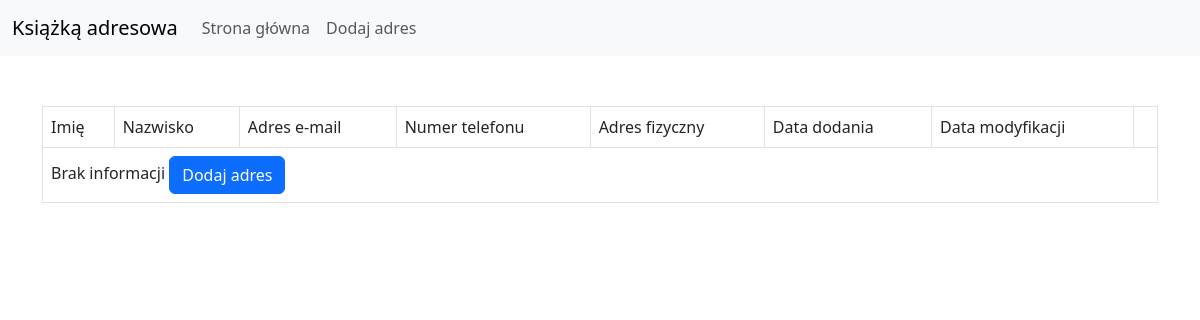
The app's page /, older data.
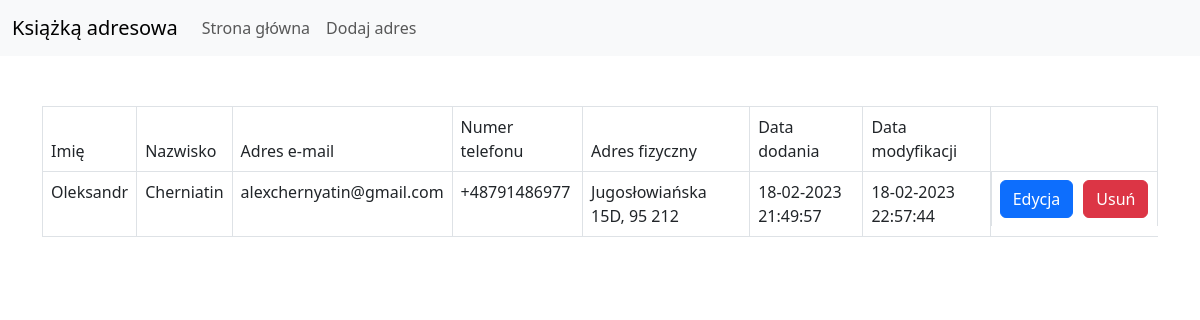
The same page, newer data.
### tables this page shows
CREATE TABLE book_records (
            id INTEGER PRIMARY KEY AUTOINCREMENT,
            first_name VARCHAR(255) NOT NULL,
            last_name VARCHAR(255) NOT NULL,
            address VARCHAR(255) NOT NULL,
            email VARCHAR(255) NOT NULL UNIQUE,
            phone VARCHAR(50) NOT NULL UNIQUE,
            created_at TIMESTAMP DEFAULT CURRENT_TIMESTAMP NOT NULL,
            updated_at TIMESTAMP NULL
        );

### src/Controllers/Controller_Main.php (called while the page is built, shortened)
<?php
class Controller_Main extends Controller
{
    public function index(): void
    {
        View::render(
            'main/index',
            [
                'bookRecordsList' => (new BookRecordsBuilder())->buildList(
                    (new BookRecords())->all()
                )
            ]
        );
    }
}

### src/Core/Router.php (called while the page is built, shortened)
<?php
class Router
{
    public static function boot(): void
    {
        $actionName = 'index';
        $actionName = $actionName;
        $controller = new $controllerName;
        $action = $actionName;
        $controller->$action();
    }
}

### public/index.php (called while the page is built, shortened)
<?php
Router::boot();

### src/Core/View.php (called while the page is built, shortened)
<?php
final class View
{
    public static function render(string $viewPath, array $data = [], string $layout = 'layout'): void
    {
        require_once __DIR__ . '/../Views/' . $layout . '.php';
    }
}

### src/Dto/BookRecord.php (called while the page is built, shortened)
<?php
final class BookRecord
{
    public function __construct(?int $id, string $firstName, string $lastName, string $phone, string $email, string $address, string $createdAt, ?string $updatedAt)
    {
        $this->id = $id;
        $this->firstName = $firstName;
        $this->lastName = $lastName;
        $this->phone = $phone;
        $this->email = $email;
        $this->address = $address;
        $this->createdAt = $createdAt;
        $this->updatedAt = $updatedAt;
    }
}

### src/Core/Database.php (called while the page is built, shortened)
<?php
class Database
{
    private $handler;
    private $statement;
    private static $instances = [];
    protected function __construct()
    {
        try {
            $this->handler = new \PDO("sqlite:" . PATH_TO_SQLITE_FILE);
        } catch (\PDOException $e) {
            $this->error = $e->getMessage();
            if (APP_DEBUG) {
                echo $this->error;
            }
        }
    }
    public static function getInstance(): Database
    {
        $cls = static::class;
        if (!isset(self::$instances[$cls])) {
            self::$instances[$cls] = new static();
        }
        return self::$instances[$cls];
    }
    public function query($query)
    {
        $this->statement = $this->handler->prepare($query);
    }
    public function execute()
    {
        try {
            return $this->statement->execute();
        } catch (\PDOException $e) {
            $this->error = $e->getMessage();
            if (APP_DEBUG) {
                echo $this->error;
            }
        }
    }
    public function resultset()
    {
        $this->execute();
        return $this->statement->fetchAll(\PDO::FETCH_ASSOC);
    }
}

### src/Models/BookRecords.php (called while the page is built, shortened)
<?php
class BookRecords extends Model
{
    public function all(): array
    {
        $query = "SELECT id,first_name,last_name,address,phone,email,created_at,updated_at
        FROM book_records
        ORDER BY first_name, last_name
        LIMIT 500";
        $this->db->query($query);
        $result = $this->db->resultset();
        return ($result) ? array_map(fn ($row) => BookRecord::fromArray($row), $result) : [];
    }
}

### src/Core/Model.php (called while the page is built, shortened)
<?php
abstract class Model
{
    public function __construct()
    {
        $this->db = Database::getInstance();
    }
}

### src/Core/Utils.php (called while the page is built, shortened)
<?php
class Utils
{
    public static function dateFromTimestamp(string $timestamp, string $dateFormat = 'd-m-Y H:i:s'): string
    {
        return (new DateTime())->setTimestamp($timestamp)->format($dateFormat);
    }
    public static function isValidTimeStamp(string $timestamp): bool
    {
        return ((string) (int) $timestamp === $timestamp)
            && ($timestamp <= PHP_INT_MAX)
            && ($timestamp >= ~PHP_INT_MAX);
    }
}

### src/Builders/BookRecordsBuilder.php (the view, shortened to what this page needs)
<?php
class BookRecordsBuilder
{
    public function buildList(array $bookRecords): string
    {
        if (\count($bookRecords) === 0) {
            return $this->noContent();
        }
        $html = '';
        foreach ($bookRecords as $bookRecord) {
            $html .= $this->buildRecordListItem($bookRecord);
        }
        return $html;
    }
    private function noContent(): string
    {
        return '
        <tr>
            <td colspan="8">Brak informacji <a href="/address/add/" class="btn btn-primary">Dodaj adres</a></td>
        </tr>';
    }
    public function buildRecordListItem(BookRecord $bookRecord): string
    {
        $updatedAt = (\is_null($bookRecord->updatedAt))
            ? 'Brak'
            : Utils::dateFromTimestamp($bookRecord->updatedAt);
        return '
        <tr>
            <td>' . $bookRecord->firstName . '</td>
            <td>' . $bookRecord->lastName . '</td>
            <td>' . $bookRecord->email . '</td>
            <td>' . $bookRecord->phone . '</td>
            <td>' . $bookRecord->address . '</td>
            <td>' . Utils::dateFromTimestamp($bookRecord->createdAt) . '</td>
            <td>' . $updatedAt . '</td>
            <td class="list-actions">
                <a href="/address/edit/' . $bookRecord->id . '/" class="btn btn-primary">Edycja</a>
                <button type="button" data-id="' . $bookRecord->id . '" class="btn btn-danger delete-book-record">
                    <span class="default-state">Usuń</span>
                    <span class="loading-state d-none">
                        <span class="spinner-border spinner-border-sm" role="status" aria-hidden="true"></span>
                    </span>
                </button>
            </td>
        </tr>';
    }
}

### src/Views/layout.php (shortened to what this page needs)
<!DOCTYPE html>
<html lang="pl">
<head>
    <link href="https://cdn.jsdelivr.net/npm/bootstrap@5.3.0-alpha1/dist/css/bootstrap.min.css" rel="stylesheet">
    <link rel="stylesheet" href="/assets/css/main.css">
</head>
<body>
    <header class="header">
        <nav class="navbar navbar-expand-lg bg-body-tertiary">
            <div class="container-fluid">
                <a class="navbar-brand" href="/">Książką adresowa</a>
                <div class="collapse navbar-collapse" id="navbarSupportedContent">
                    <ul class="navbar-nav me-auto mb-2 mb-lg-0">
                        <li class="nav-item">
                            <a class="nav-link" aria-current="page" href="/">Strona główna</a>
                        </li>
                        <li class="nav-item">
                            <a class="nav-link" aria-current="page" href="/address/add/">Dodaj adres</a>
                        </li>
                    </ul>
                </div>
            </div>
        </nav>
    </header>
    <?php require_once __DIR__ . '/' . $viewPath . '.php'; ?>
</body>
</html>

### src/Views/main/index.php
<section class="main">
    <div class="container">
        <div class="row">
            <div class="col-12">
                <div class="table-responsive">
                    <table class="table table-bordered">
                        <thead>
                            <tr>
                                <td>Imię</td>
                                <td>Nazwisko</td>
                                <td>Adres e-mail</td>
                                <td>Numer telefonu</td>
                                <td>Adres fizyczny</td>
                                <td>Data dodania</td>
                                <td>Data modyfikacji</td>
                                <td></td>
                            </tr>
                        </thead>
                        <tbody>
                            <?php echo $data['bookRecordsList']; ?>
                        </tbody>
                    </table>
                </div>
            </div>
        </div>
    </div>
</section>

### public/assets/css/main.css (style rules this page uses)
.header { margin-bottom: 50px; }
.list-actions { display: flex; gap: 10px; }

Row changes from the older to the newer data that the page shows:
added book_records: first_name "Oleksandr", last_name "Cherniatin", email "alexchernyatin@gmail.com", phone "+48791486977", address "Jugosłowiańska 15D, 95 212", created_at "18-02-2023 21:49:57", updated_at "18-02-2023 22:57:44"
Text that changed along with them:
text no longer shown: "Brak informacji Dodaj adres"
